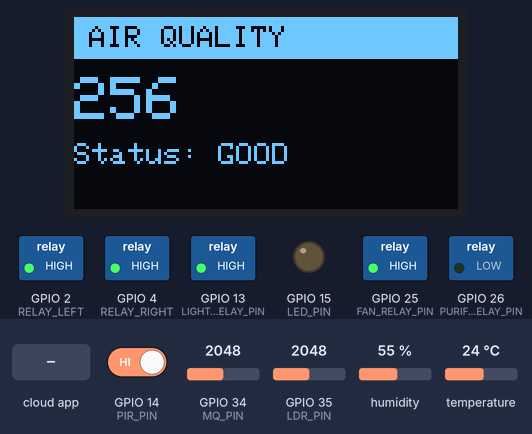
Recording of a sketch running on a simulated ESP32. Shown: 128×64 one-colour display, switched loads named in the sketch (green lamp = pin HIGH), output pins drawn as LEDs (lit = HIGH). Dashed ring = blinking. The inputs (shaded band) are chosen by the test bench; at power-on: temperature 24 °C, GPIO 35 (LDR_PIN) = 2048, GPIO 14 (PIR_PIN) HIGH, GPIO 34 (MQ_PIN) = 2048, humidity 55 %. WiFi joins after 1.5 s; servers stay silent unless stated; the Firebase database answers and starts empty; what the sketch prints to the serial monitor is not drawn.

Above: at 3.8 s.
3.9 s: temperature set to 29 °C
At 7.46 s:
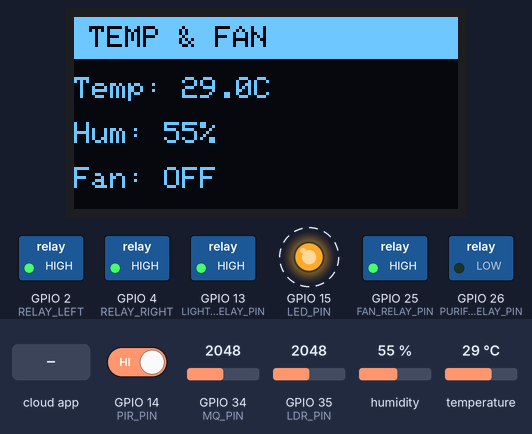
7.9 s: temperature set to 32 °C
At 10.64 s:
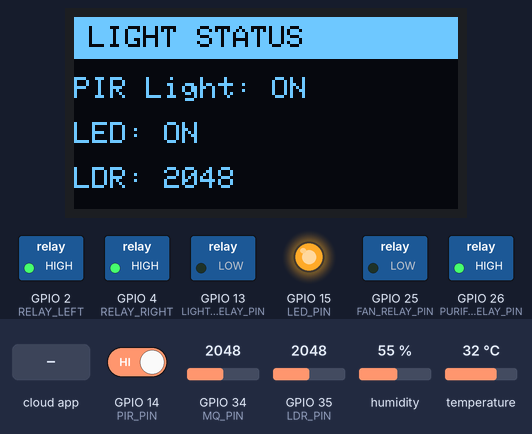
11.1 s: the phone or cloud app sets fan to 1
At 14.1 s:
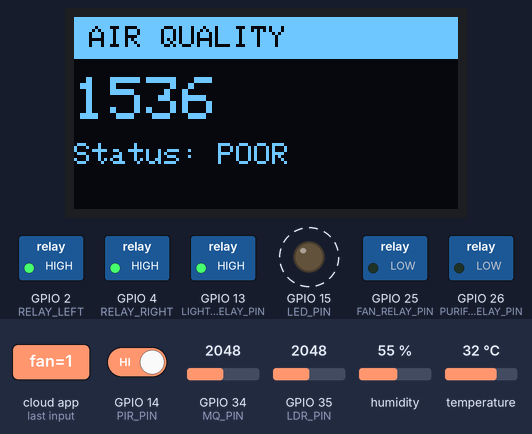
15.1 s: GPIO 35 (LDR_PIN) set to 1536
21.1 s: GPIO 35 (LDR_PIN) set to 1462
At 24.2 s:
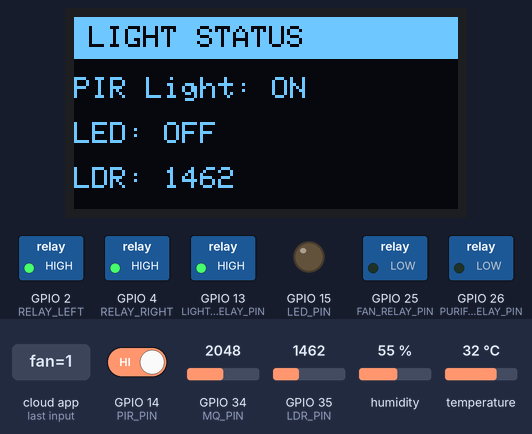
25.9 s: GPIO 14 (PIR_PIN) driven LOW
At 31.8 s:
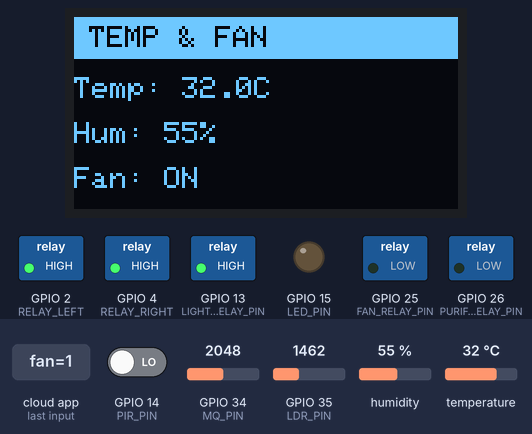
Timing chart, 0 to 34.9 s (numbered marks = the images above; inputs shaded):
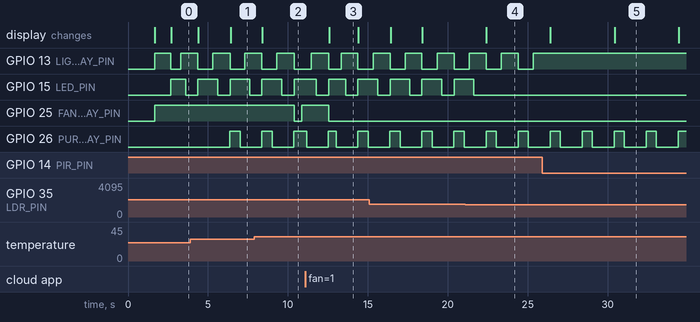

The sketch:

Makeathon.ino
```cpp
/*
  Smart Office + Serial Relay Control (Reversed Fan & PIR Logic)
  ESP32 + MQ135 + DHT11 + PIR + LDR + OLED + 5 Relays + LED
  Firebase Realtime DB integration:
   - Writes time-series under /sensor_readings/sensor_<ms>
   - Updates latest snapshot under /state
   - Polls /controls every 2s and applies commands
  NOTE: replace WIFI and FIREBASE values below with your project values.
*/

#include <WiFi.h>
#include <FirebaseESP32.h>
#include <Wire.h>
#include <Adafruit_GFX.h>
#include <Adafruit_SSD1306.h>
#include "DHT.h"

// ---------- WIFI & FIREBASE CONFIG (replace these) ----------
const char* ssid = "mdkaif";
const char* password = "123456789";

// e.g. "your-project-default-rtdb.firebaseio.com"
#define FIREBASE_HOST "iotmakethon123-default-rtdb.firebaseio.com"
// legacy DB secret / token (for prototyping only)
#define FIREBASE_AUTH "EkPsSjXqlDLwqG8BJRg89YyO5eZUNSHNG6168tED"

FirebaseData fbdo;
FirebaseConfig config;
FirebaseAuth auth;
FirebaseData streamDo; // not used for streams here, but keep a second handle

// ------------------ OLED CONFIG ------------------
#define SCREEN_WIDTH 128
#define SCREEN_HEIGHT 64
#define OLED_RESET -1
Adafruit_SSD1306 display(SCREEN_WIDTH, SCREEN_HEIGHT, &Wire, OLED_RESET);

// ------------------ MQ135 AIR QUALITY ------------------
#define MQ_PIN 34
#define PURIFIER_RELAY_PIN 26
const int SAMPLE_INTERVAL_MS = 1500;
const int NUM_SAMPLES = 8;
int samples[NUM_SAMPLES];
int sampleIndex = 0;
int AQ_THRESHOLD = 700;

// ------------------ DHT11 HEAT CONTROLLER ------------------
#define DHTPIN 27
#define DHTTYPE DHT11
#define FAN_RELAY_PIN 25
DHT dht(DHTPIN, DHTTYPE);
float TEMP_THRESHOLD = 30.0;
float HYSTERESIS = 2.0;
bool fanState = false; // true = fan ON, false = OFF

// ------------------ PIR LIGHT CONTROL ------------------
#define PIR_PIN 14
#define LIGHT_RELAY_PIN 13
bool pirState = false;

// ------------------ LDR LED LIGHT CONTROL (REVERSED) ------------------
#define LDR_PIN 35
#define LED_PIN 15
const int LDR_THRESHOLD = 1500;
bool ledState = false;

// ------------------ MANUAL SERIAL RELAY MODULE ------------------
int RELAY_LEFT = 2;
int RELAY_RIGHT = 4;
String dataSerial = "";

// ------------------ OLED SCREEN SHUFFLE ------------------
unsigned long lastScreenMillis = 0;
const int SCREEN_INTERVAL_MS = 4000;
int currentScreen = 0;
const int NUM_SCREENS = 3;

// ---------- Firebase & sensor timing ----------
unsigned long lastFirebaseMillis = 0;
const unsigned long FIREBASE_INTERVAL_MS = 30000; // send every 30 sec
unsigned long lastControlsPoll = 0;
const unsigned long CONTROLS_POLL_MS = 2000; // poll controls every 2 sec

// ------------------ SETUP ------------------
void setup() {
  Serial.begin(115200);
  delay(100);

  // ---------- WiFi ----------
  Serial.print("Connecting to WiFi ");
  Serial.print(ssid);
  WiFi.begin(ssid, password);
  unsigned long start = millis();
  while (WiFi.status() != WL_CONNECTED) {
    delay(500);
    Serial.print(".");
    if (millis() - start > 20000) { // 20s timeout
      Serial.println("\nWiFi connect timeout - will continue and retry in loop");
      break;
    }
  }
  if (WiFi.status() == WL_CONNECTED) {
    Serial.println("\nWiFi connected!");
    Serial.print("IP: "); Serial.println(WiFi.localIP());
  } else {
    Serial.println("WiFi not connected yet.");
  }

  // ---------- Firebase init ----------
  config.database_url = FIREBASE_HOST;
  config.signer.tokens.legacy_token = FIREBASE_AUTH;
  Firebase.begin(&config, &auth);
  Firebase.reconnectWiFi(true);
  Serial.println("Firebase initialized (attempt).");

  // ---------- OLED init ----------
  if (!display.begin(SSD1306_SWITCHCAPVCC, 0x3C)) {
    Serial.println("SSD1306 allocation failed");
    while (true) delay(10);
  }
  display.clearDisplay();
  display.setTextSize(1);
  display.setTextColor(SSD1306_WHITE);
  display.setCursor(0, 0);
  display.println("Smart Office + Relays");
  display.println("Initializing...");
  display.display();

  // ---------- ADC buffer ----------
  for (int i = 0; i < NUM_SAMPLES; i++) samples[i] = 0;
  analogSetPinAttenuation(MQ_PIN, ADC_11db);

  // ---------- Relay pins ----------
  pinMode(PURIFIER_RELAY_PIN, OUTPUT);
  pinMode(FAN_RELAY_PIN, OUTPUT);
  pinMode(LIGHT_RELAY_PIN, OUTPUT);
  pinMode(LED_PIN, OUTPUT);
  pinMode(RELAY_LEFT, OUTPUT);
  pinMode(RELAY_RIGHT, OUTPUT);

  // Initialize all relays OFF (adapted to your reversed logic)
  digitalWrite(PURIFIER_RELAY_PIN, LOW); // purifier OFF
  digitalWrite(FAN_RELAY_PIN, HIGH);     // fan OFF (active LOW)
  digitalWrite(LIGHT_RELAY_PIN, HIGH);   // light OFF (active LOW)
  digitalWrite(LED_PIN, LOW);            // LED OFF
  digitalWrite(RELAY_LEFT, HIGH);        // left OFF (active LOW)
  digitalWrite(RELAY_RIGHT, HIGH);       // right OFF (active LOW)

  // ---------- Sensors ----------
  dht.begin();
  pinMode(PIR_PIN, INPUT);

  delay(1000);
  Serial.println("✅ Smart Office Ready");
}

// ------------------ AIR QUALITY STATUS ------------------
String getAQStatus(int val) {
  if (val < AQ_THRESHOLD * 0.75) return "GOOD";
  if (val < AQ_THRESHOLD * 1.1) return "MODERATE";
  return "POOR";
}

// ------------------ MAIN LOOP ------------------
unsigned long lastMillis = 0;
void loop() {
  handleSerialRelayControl();  // manual relay input via Serial

  // sample interval
  if (millis() - lastMillis >= SAMPLE_INTERVAL_MS) {
    lastMillis = millis();

    // ---------- AIR QUALITY ----------
    int raw = analogRead(MQ_PIN);
    samples[sampleIndex++] = raw;
    if (sampleIndex >= NUM_SAMPLES) sampleIndex = 0;
    long sum = 0;
    for (int i = 0; i < NUM_SAMPLES; i++) sum += samples[i];
    int avg = sum / NUM_SAMPLES;
    String AQstatus = getAQStatus(avg);
    digitalWrite(PURIFIER_RELAY_PIN, (avg >= AQ_THRESHOLD) ? HIGH : LOW); // Active HIGH

    // ---------- TEMPERATURE (Fan Active LOW) ----------
    float temperature = dht.readTemperature();
    float humidity = dht.readHumidity();

    if (!isnan(temperature) && !isnan(humidity)) {
      if (!fanState && temperature > TEMP_THRESHOLD) {
        fanState = true;
        digitalWrite(FAN_RELAY_PIN, LOW); // ON
        Serial.println("Fan ON");
      } else if (fanState && temperature < (TEMP_THRESHOLD - HYSTERESIS)) {
        fanState = false;
        digitalWrite(FAN_RELAY_PIN, HIGH); // OFF
        Serial.println("Fan OFF");
      }
    } else {
      Serial.println("DHT read failed.");
    }

    // ---------- PIR LIGHT (Active LOW) ----------
    pirState = digitalRead(PIR_PIN);
    digitalWrite(LIGHT_RELAY_PIN, pirState ? LOW : HIGH); // ON when motion

    // ---------- LDR LED ----------
    int ldrValue = analogRead(LDR_PIN);
    if (ldrValue > LDR_THRESHOLD) {
      ledState = true;
      digitalWrite(LED_PIN, HIGH);
    } else {
      ledState = false;
      digitalWrite(LED_PIN, LOW);
    }

    // ---------- OLED ----------
    if (millis() - lastScreenMillis > SCREEN_INTERVAL_MS) {
      currentScreen = (currentScreen + 1) % NUM_SCREENS;
      lastScreenMillis = millis();
    }
    updateOLED(avg, AQstatus, temperature, humidity, ldrValue);

    // ---------- Serial log ----------
    Serial.print("[AQ]="); Serial.print(avg);
    Serial.print(" [T]="); Serial.print(temperature);
    Serial.print(" [H]="); Serial.print(humidity);
    Serial.print(" Fan="); Serial.print(fanState ? "ON" : "OFF");
    Serial.print(" PIR="); Serial.print(pirState ? "ON" : "OFF");
    Serial.print(" LED="); Serial.print(ledState ? "ON" : "OFF");
    Serial.print(" LDR="); Serial.print(ldrValue);
    Serial.print(" LRelay="); Serial.print(digitalRead(RELAY_LEFT)==LOW ? "ON" : "OFF");
    Serial.print(" RRelay="); Serial.println(digitalRead(RELAY_RIGHT)==LOW ? "ON" : "OFF");

    // ---------- FIREBASE writes (time-series + current state) ----------
    if (millis() - lastFirebaseMillis >= FIREBASE_INTERVAL_MS) {
      lastFirebaseMillis = millis();
      sendToFirebase(avg, temperature, humidity, fanState, pirState, ledState, ldrValue);
    }
  }

  // ---------- Poll controls (every CONTROLS_POLL_MS) ----------
  if (millis() - lastControlsPoll >= CONTROLS_POLL_MS) {
    lastControlsPoll = millis();
    pollControlsAndApply();
  }

  delay(5);
}

// ------------------ OLED UPDATE ------------------
void updateOLED(int aq, String aqStatus, float temp, float hum, int ldr) {
  display.clearDisplay();
  display.setTextSize(1);
  display.setTextColor(SSD1306_WHITE);

  switch (currentScreen) {
    case 0:
      display.fillRect(0, 0, 128, 14, SSD1306_WHITE);
      display.setTextColor(SSD1306_BLACK);
      display.setCursor(5, 3);
      display.print("AIR QUALITY");
      display.setTextColor(SSD1306_WHITE);
      display.setCursor(0, 20);
      display.setTextSize(2);
      display.print(aq);
      display.setCursor(0, 42);
      display.setTextSize(1);
      display.print("Status: "); display.println(aqStatus);
      break;
    case 1:
      display.fillRect(0, 0, 128, 14, SSD1306_WHITE);
      display.setTextColor(SSD1306_BLACK);
      display.setCursor(5, 3);
      display.print("TEMP & FAN");
      display.setTextColor(SSD1306_WHITE);
      display.setCursor(0, 20);
      display.print("Temp: "); display.print(temp, 1); display.println("C");
      display.setCursor(0, 35);
      display.print("Hum: "); display.print(hum, 0); display.println("%");
      display.setCursor(0, 50);
      display.print("Fan: "); display.println(fanState ? "ON" : "OFF");
      break;
    case 2:
      display.fillRect(0, 0, 128, 14, SSD1306_WHITE);
      display.setTextColor(SSD1306_BLACK);
      display.setCursor(5, 3);
      display.print("LIGHT STATUS");
      display.setTextColor(SSD1306_WHITE);
      display.setCursor(0, 20);
      display.print("PIR Light: "); display.println(pirState ? "ON" : "OFF");
      display.setCursor(0, 35);
      display.print("LED: "); display.println(ledState ? "ON" : "OFF");
      display.setCursor(0, 50);
      display.print("LDR: "); display.println(ldr);
      break;
  }
  display.display();
}

// ------------------ SERIAL RELAY CONTROL ------------------
void handleSerialRelayControl() {
  while (Serial.available()) {
    char ch = Serial.read();
    if (ch == '\n') {
      if (dataSerial.length() >= 2) {
        char leftState = dataSerial[0];
        char rightState = dataSerial[1];
        Serial.print("Serial cmd: ");
        Serial.println(dataSerial);
        digitalWrite(RELAY_LEFT, (leftState == '1') ? LOW : HIGH);
        digitalWrite(RELAY_RIGHT, (rightState == '1') ? LOW : HIGH);
      }
      dataSerial = "";
    } else if (ch >= '0' && ch <= '9') {
      dataSerial += ch;
    }
  }
}

// ------------------ FIREBASE: send snapshot + timeseries ------------------
void sendToFirebase(int airQualityAvg, float temperature, float humidity, bool fanState,
                    bool pirState, bool ledState, int ldrValue) {
  if (WiFi.status() != WL_CONNECTED) {
    Serial.println("WiFi not connected; skipping DB write.");
    return;
  }
  if (!Firebase.ready()) {
    Serial.println("Firebase not ready; skipping DB write.");
    return;
  }

  unsigned long ts = millis();
  String docId = "sensor_" + String(ts);
  String timeSeriesPath = "/sensor_readings/" + docId;
  String statePath = "/state"; // latest snapshot

  FirebaseJson json;
  json.set("air_quality", airQualityAvg);
  json.set("air_quality_status", getAQStatus(airQualityAvg));
  json.set("temperature", temperature);
  json.set("humidity", humidity);
  json.set("fan_on", fanState ? 1 : 0);
  json.set("pir_motion", pirState ? 1 : 0);
  json.set("led_on", ledState ? 1 : 0);
  json.set("ldr_value", ldrValue);
  json.set("left_relay", digitalRead(RELAY_LEFT)==LOW ? 1 : 0);
  json.set("right_relay", digitalRead(RELAY_RIGHT)==LOW ? 1 : 0);
  json.set("device_id", "esp32_001");
  json.set("location", "room_1");
  json.set("timestamp_ms", ts);

  // write time-series
  if (Firebase.setJSON(fbdo, timeSeriesPath.c_str(), json)) {
    Serial.println("Time-series written: " + timeSeriesPath);
  } else {
    Serial.println("Failed TS write: " + fbdo.errorReason());
  }

  // write snapshot (latest)
  if (Firebase.setJSON(fbdo, statePath.c_str(), json)) {
    Serial.println("State snapshot updated.");
  } else {
    Serial.println("Failed state write: " + fbdo.errorReason());
  }
}

// ------------------ POLL /controls and apply ------------------
void pollControlsAndApply() {
  if (WiFi.status() != WL_CONNECTED || !Firebase.ready()) return;

  // Controls expected at:
  // /controls/fan (0/1)
  // /controls/purifier
  // /controls/light
  // /controls/led
  // /controls/left_relay
  // /controls/right_relay
  // If a node doesn't exist or returns error, we ignore it.

  String base = "/controls/";

  // Helper lambda for reading int safely
  auto readIntNode = [&](const String &key, int &outVal) -> bool {
    String path = base + key;
    if (Firebase.getInt(fbdo, path.c_str())) {
      outVal = fbdo.intData();
      return true;
    }
    return false;
  };

  int val;

  if (readIntNode("fan", val)) {
    bool desired = (val != 0);
    if (desired != fanState) {
      fanState = desired;
      digitalWrite(FAN_RELAY_PIN, fanState ? LOW : HIGH); // active LOW
      Serial.printf("Control: fan -> %s\n", fanState ? "ON" : "OFF");
      // write back state snapshot
      Firebase.setInt(fbdo, "/state/fan_on", fanState ? 1 : 0);
    }
  }

  if (readIntNode("purifier", val)) {
    bool desired = (val != 0);
    digitalWrite(PURIFIER_RELAY_PIN, desired ? HIGH : LOW); // purifier active HIGH
    Serial.printf("Control: purifier -> %s\n", desired ? "ON" : "OFF");
    Firebase.setInt(fbdo, "/state/purifier_on", desired ? 1 : 0);
  }

  if (readIntNode("light", val)) {
    bool desired = (val != 0);
    // LIGHT_RELAY_PIN is active LOW when pir motion -> keep consistent
    digitalWrite(LIGHT_RELAY_PIN, desired ? LOW : HIGH);
    Serial.printf("Control: light -> %s\n", desired ? "ON" : "OFF");
    Firebase.setInt(fbdo, "/state/light_on", desired ? 1 : 0);
  }

  if (readIntNode("led", val)) {
    bool desired = (val != 0);
    digitalWrite(LED_PIN, desired ? HIGH : LOW);
    Serial.printf("Control: led -> %s\n", desired ? "ON" : "OFF");
    Firebase.setInt(fbdo, "/state/led_on", desired ? 1 : 0);
  }

  if (readIntNode("left_relay", val)) {
    bool desired = (val != 0);
    digitalWrite(RELAY_LEFT, desired ? LOW : HIGH); // active LOW
    Serial.printf("Control: left_relay -> %s\n", desired ? "ON" : "OFF");
    Firebase.setInt(fbdo, "/state/left_relay", desired ? 1 : 0);
  }

  if (readIntNode("right_relay", val)) {
    bool desired = (val != 0);
    digitalWrite(RELAY_RIGHT, desired ? LOW : HIGH);
    Serial.printf("Control: right_relay -> %s\n", desired ? "ON" : "OFF");
    Firebase.setInt(fbdo, "/state/right_relay", desired ? 1 : 0);
  }
}
```

Measured:
- the behaviour switches between 30 and 31 °C on temperature (found by bisection; images 1 and 2)
- the behaviour switches between 1501 and 1500 on GPIO 35 (LDR_PIN) (found by bisection; images 3 and 4)
- after the input at 3.9 s, the display: first differs from a run without the input after 2.5 s (image 1)
- after the input at 7.9 s, GPIO 25 (FAN_RELAY_PIN): HIGH → LOW after 2.5 s, → HIGH 0.47 s later
- after the input at 11.1 s, GPIO 25 (FAN_RELAY_PIN): goes on until 12.6 s, then stays LOW
- after the input at 21.1 s, GPIO 15 (LED_PIN): goes on until 21.6 s, then stays LOW; the display: changes after 1.3 s (image 4)
- after the input at 25.9 s, GPIO 13 (LIGHT_RELAY_PIN): stops changing and stays HIGH
- by itself, GPIO 13 (LIGHT_RELAY_PIN): alternates HIGH for 1.1 s and LOW for 0.93 s
